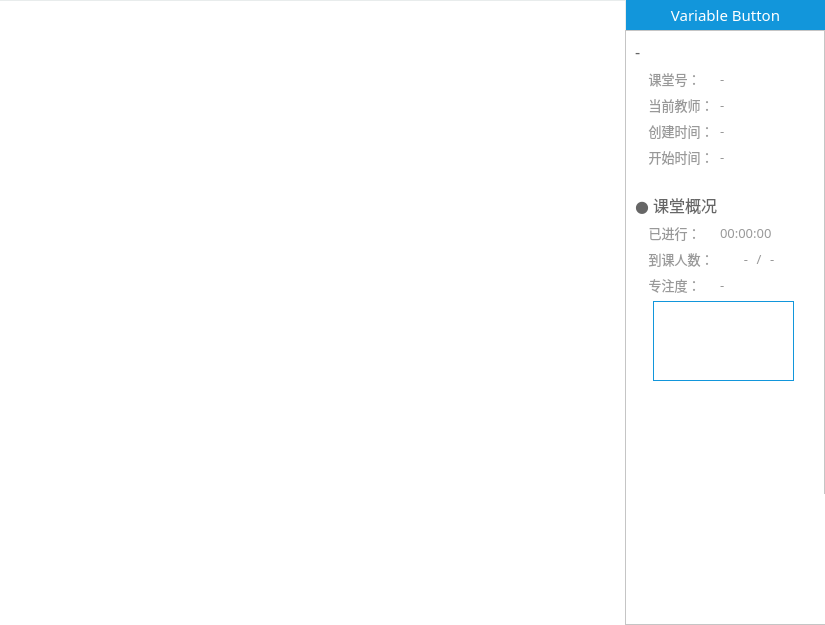
<?xml version="1.0" encoding="UTF-8"?>
<ui version="4.0">
 <class>OnlineClassroomWidget</class>
 <widget class="QWidget" name="OnlineClassroomWidget">
  <property name="geometry">
   <rect>
    <x>0</x>
    <y>0</y>
    <width>825</width>
    <height>625</height>
   </rect>
  </property>
  <property name="minimumSize">
   <size>
    <width>825</width>
    <height>625</height>
   </size>
  </property>
  <property name="windowTitle">
   <string>Form</string>
  </property>
  <property name="styleSheet">
   <string notr="true">QWidget#OnlineClassroomWidget {
	background: #ffffff;
}</string>
  </property>
  <layout class="QGridLayout" name="gridLayout">
   <property name="leftMargin">
    <number>0</number>
   </property>
   <property name="topMargin">
    <number>0</number>
   </property>
   <property name="rightMargin">
    <number>0</number>
   </property>
   <property name="bottomMargin">
    <number>0</number>
   </property>
   <property name="spacing">
    <number>0</number>
   </property>
   <item row="1" column="1">
    <widget class="QPushButton" name="begin_lesson_btn">
     <property name="minimumSize">
      <size>
       <width>200</width>
       <height>30</height>
      </size>
     </property>
     <property name="maximumSize">
      <size>
       <width>200</width>
       <height>30</height>
      </size>
     </property>
     <property name="font">
      <font>
       <family>微软雅黑</family>
       <pointsize>11</pointsize>
      </font>
     </property>
     <property name="cursor">
      <cursorShape>PointingHandCursor</cursorShape>
     </property>
     <property name="styleSheet">
      <string notr="true">QPushButton {
	color: #ffffff;
	border: none;
	border-left: 1px solid #E8ECEC;
	background-color: #1296db;
}

QPushButton:hover {
	background-color: #0E71A4;
}</string>
     </property>
     <property name="text">
      <string>Variable Button</string>
     </property>
     <property name="checkable">
      <bool>false</bool>
     </property>
    </widget>
   </item>
   <item row="2" column="1">
    <widget class="QFrame" name="frame">
     <property name="minimumSize">
      <size>
       <width>200</width>
       <height>325</height>
      </size>
     </property>
     <property name="maximumSize">
      <size>
       <width>200</width>
       <height>16777215</height>
      </size>
     </property>
     <property name="styleSheet">
      <string notr="true">QFrame {
	border-left: 1px solid #E8ECEC;
	background: #ffffff;
}

QScrollArea#scrollArea {
	border: none;
	background-color:transparent;
}

/*整体*/
QScrollBar:vertical {
    border: none;
    background-color: #F3F4F8;
    width: 5px;
}

QScrollBar:vertical:hover {
    border: none;
    background-color: rgb(220, 220, 220);
    width: 5px;
}


/*滚动条*/
QScrollBar::handle:vertical {
	border-radius: 2px;
    background: rgb(220, 220, 220);
    min-height: 20px;
}

/*滚动条：悬浮*/
QScrollBar::handle:vertical:hover {
	border-radius: 2px;
    background: rgb(200, 200, 200);
    min-height: 20px;
}

/*下箭头*/
QScrollBar::add-line:vertical {
    height: 0;
    subcontrol-position: bottom;
    subcontrol-origin: margin;
}

/*上箭头*/
QScrollBar::sub-line:vertical {
    height: 0px;
    subcontrol-position: top;
    subcontrol-origin: margin;
}</string>
     </property>
     <property name="frameShape">
      <enum>QFrame::StyledPanel</enum>
     </property>
     <property name="frameShadow">
      <enum>QFrame::Raised</enum>
     </property>
     <layout class="QGridLayout" name="gridLayout_7">
      <property name="leftMargin">
       <number>0</number>
      </property>
      <property name="topMargin">
       <number>0</number>
      </property>
      <property name="rightMargin">
       <number>0</number>
      </property>
      <property name="bottomMargin">
       <number>0</number>
      </property>
      <property name="spacing">
       <number>0</number>
      </property>
      <item row="2" column="5">
       <widget class="QFrame" name="camera_widget_frame">
        <property name="minimumSize">
         <size>
          <width>200</width>
          <height>130</height>
         </size>
        </property>
        <property name="maximumSize">
         <size>
          <width>130</width>
          <height>16777215</height>
         </size>
        </property>
        <property name="styleSheet">
         <string notr="true">border: none;</string>
        </property>
        <property name="frameShape">
         <enum>QFrame::StyledPanel</enum>
        </property>
        <property name="frameShadow">
         <enum>QFrame::Raised</enum>
        </property>
        <layout class="QGridLayout" name="gridLayout_18">
         <property name="leftMargin">
          <number>0</number>
         </property>
         <property name="topMargin">
          <number>0</number>
         </property>
         <property name="rightMargin">
          <number>0</number>
         </property>
         <property name="bottomMargin">
          <number>0</number>
         </property>
         <property name="spacing">
          <number>0</number>
         </property>
         <item row="0" column="0">
          <layout class="QGridLayout" name="camera_widget_layout"/>
         </item>
        </layout>
       </widget>
      </item>
      <item row="1" column="5">
       <widget class="QScrollArea" name="scrollArea">
        <property name="minimumSize">
         <size>
          <width>200</width>
          <height>0</height>
         </size>
        </property>
        <property name="maximumSize">
         <size>
          <width>200</width>
          <height>16777215</height>
         </size>
        </property>
        <property name="styleSheet">
         <string notr="true"/>
        </property>
        <property name="verticalScrollBarPolicy">
         <enum>Qt::ScrollBarAsNeeded</enum>
        </property>
        <property name="horizontalScrollBarPolicy">
         <enum>Qt::ScrollBarAlwaysOff</enum>
        </property>
        <property name="widgetResizable">
         <bool>true</bool>
        </property>
        <widget class="QWidget" name="scrollAreaWidgetContents">
         <property name="geometry">
          <rect>
           <x>0</x>
           <y>0</y>
           <width>198</width>
           <height>461</height>
          </rect>
         </property>
         <property name="minimumSize">
          <size>
           <width>198</width>
           <height>0</height>
          </size>
         </property>
         <property name="maximumSize">
          <size>
           <width>198</width>
           <height>16777215</height>
          </size>
         </property>
         <property name="styleSheet">
          <string notr="true">QWidget {
	border: none;
	background-color: #ffffff;
}</string>
         </property>
         <layout class="QGridLayout" name="gridLayout_8">
          <property name="leftMargin">
           <number>9</number>
          </property>
          <property name="topMargin">
           <number>9</number>
          </property>
          <item row="6" column="2" colspan="6">
           <widget class="QLabel" name="begin_time_text">
            <property name="font">
             <font>
              <family>微软雅黑</family>
              <pointsize>10</pointsize>
             </font>
            </property>
            <property name="styleSheet">
             <string notr="true">QLabel {
	border: none;
	background: none;
	color: #999999;
}</string>
            </property>
            <property name="text">
             <string>-</string>
            </property>
           </widget>
          </item>
          <item row="10" column="5" colspan="2">
           <widget class="QLabel" name="label_13">
            <property name="font">
             <font>
              <family>微软雅黑</family>
              <pointsize>10</pointsize>
             </font>
            </property>
            <property name="styleSheet">
             <string notr="true">QLabel {
	border: none;
	background: none;
	color: #999999;
}</string>
            </property>
            <property name="text">
             <string>-</string>
            </property>
            <property name="alignment">
             <set>Qt::AlignLeading|Qt::AlignLeft|Qt::AlignVCenter</set>
            </property>
           </widget>
          </item>
          <item row="4" column="0" colspan="2">
           <widget class="QLabel" name="label_19">
            <property name="font">
             <font>
              <family>微软雅黑</family>
              <pointsize>10</pointsize>
             </font>
            </property>
            <property name="styleSheet">
             <string notr="true">QLabel {
	border: none;
	background: none;
	color: #999999;
}</string>
            </property>
            <property name="text">
             <string>    创建时间：</string>
            </property>
            <property name="alignment">
             <set>Qt::AlignLeading|Qt::AlignLeft|Qt::AlignVCenter</set>
            </property>
           </widget>
          </item>
          <item row="1" column="2" colspan="6">
           <widget class="QLabel" name="lesson_id_text">
            <property name="font">
             <font>
              <family>微软雅黑</family>
              <pointsize>10</pointsize>
             </font>
            </property>
            <property name="styleSheet">
             <string notr="true">QLabel {
	border: none;
	background: none;
	color: #999999;
}</string>
            </property>
            <property name="text">
             <string>-</string>
            </property>
           </widget>
          </item>
          <item row="4" column="2" colspan="6">
           <widget class="QLabel" name="create_time_text">
            <property name="font">
             <font>
              <family>微软雅黑</family>
              <pointsize>10</pointsize>
             </font>
            </property>
            <property name="styleSheet">
             <string notr="true">QLabel {
	border: none;
	background: none;
	color: #999999;
}</string>
            </property>
            <property name="text">
             <string>-</string>
            </property>
           </widget>
          </item>
          <item row="11" column="2" colspan="6">
           <widget class="QLabel" name="concentration_text">
            <property name="font">
             <font>
              <family>微软雅黑</family>
              <pointsize>10</pointsize>
             </font>
            </property>
            <property name="styleSheet">
             <string notr="true">QLabel {
	border: none;
	background: none;
	color: #999999;
}</string>
            </property>
            <property name="text">
             <string>-</string>
            </property>
            <property name="alignment">
             <set>Qt::AlignLeading|Qt::AlignLeft|Qt::AlignVCenter</set>
            </property>
           </widget>
          </item>
          <item row="8" column="0" colspan="8">
           <widget class="QLabel" name="label_17">
            <property name="font">
             <font>
              <family>微软雅黑</family>
              <pointsize>12</pointsize>
             </font>
            </property>
            <property name="styleSheet">
             <string notr="true">QLabel {
	border: none;
	background: none;
	color: #666666;
}</string>
            </property>
            <property name="text">
             <string>● 课堂概况</string>
            </property>
           </widget>
          </item>
          <item row="7" column="0" colspan="8">
           <spacer name="verticalSpacer_6">
            <property name="orientation">
             <enum>Qt::Vertical</enum>
            </property>
            <property name="sizeType">
             <enum>QSizePolicy::Fixed</enum>
            </property>
            <property name="sizeHint" stdset="0">
             <size>
              <width>20</width>
              <height>20</height>
             </size>
            </property>
           </spacer>
          </item>
          <item row="10" column="2" colspan="2">
           <widget class="QLabel" name="label_12">
            <property name="font">
             <font>
              <family>微软雅黑</family>
              <pointsize>10</pointsize>
             </font>
            </property>
            <property name="styleSheet">
             <string notr="true">QLabel {
	border: none;
	background: none;
	color: #999999;
}</string>
            </property>
            <property name="text">
             <string>-</string>
            </property>
            <property name="alignment">
             <set>Qt::AlignRight|Qt::AlignTrailing|Qt::AlignVCenter</set>
            </property>
           </widget>
          </item>
          <item row="1" column="0" colspan="2">
           <widget class="QLabel" name="label_18">
            <property name="font">
             <font>
              <family>微软雅黑</family>
              <pointsize>10</pointsize>
             </font>
            </property>
            <property name="styleSheet">
             <string notr="true">QLabel {
	border: none;
	background: none;
	color: #999999;
}</string>
            </property>
            <property name="text">
             <string>    课堂号：</string>
            </property>
            <property name="alignment">
             <set>Qt::AlignLeading|Qt::AlignLeft|Qt::AlignVCenter</set>
            </property>
           </widget>
          </item>
          <item row="12" column="0" colspan="8">
           <widget class="QWidget" name="widget_content" native="true">
            <property name="minimumSize">
             <size>
              <width>0</width>
              <height>80</height>
             </size>
            </property>
            <property name="maximumSize">
             <size>
              <width>16777215</width>
              <height>120</height>
             </size>
            </property>
            <property name="styleSheet">
             <string notr="true"/>
            </property>
            <widget class="QtCharts::QChartView" name="concentration_area_chart_min_widget" native="true">
             <property name="geometry">
              <rect>
               <x>18</x>
               <y>0</y>
               <width>141</width>
               <height>80</height>
              </rect>
             </property>
             <property name="styleSheet">
              <string notr="true">border: 1px solid #1296db;</string>
             </property>
            </widget>
           </widget>
          </item>
          <item row="2" column="0" colspan="2">
           <widget class="QLabel" name="label_32">
            <property name="font">
             <font>
              <family>微软雅黑</family>
              <pointsize>10</pointsize>
             </font>
            </property>
            <property name="styleSheet">
             <string notr="true">QLabel {
	border: none;
	background: none;
	color: #999999;
}</string>
            </property>
            <property name="text">
             <string>    当前教师：</string>
            </property>
            <property name="alignment">
             <set>Qt::AlignLeading|Qt::AlignLeft|Qt::AlignVCenter</set>
            </property>
           </widget>
          </item>
          <item row="9" column="0" colspan="2">
           <widget class="QLabel" name="label_4">
            <property name="font">
             <font>
              <family>微软雅黑</family>
              <pointsize>10</pointsize>
             </font>
            </property>
            <property name="styleSheet">
             <string notr="true">QLabel {
	border: none;
	background: none;
	color: #999999;
}</string>
            </property>
            <property name="text">
             <string>    已进行：</string>
            </property>
           </widget>
          </item>
          <item row="11" column="0" colspan="2">
           <widget class="QLabel" name="label_15">
            <property name="font">
             <font>
              <family>微软雅黑</family>
              <pointsize>10</pointsize>
             </font>
            </property>
            <property name="styleSheet">
             <string notr="true">QLabel {
	border: none;
	background: none;
	color: #999999;
}</string>
            </property>
            <property name="text">
             <string>    专注度：</string>
            </property>
           </widget>
          </item>
          <item row="6" column="0" colspan="2">
           <widget class="QLabel" name="label_31">
            <property name="font">
             <font>
              <family>微软雅黑</family>
              <pointsize>10</pointsize>
             </font>
            </property>
            <property name="styleSheet">
             <string notr="true">QLabel {
	border: none;
	background: none;
	color: #999999;
}</string>
            </property>
            <property name="text">
             <string>    开始时间：</string>
            </property>
            <property name="alignment">
             <set>Qt::AlignLeading|Qt::AlignLeft|Qt::AlignVCenter</set>
            </property>
           </widget>
          </item>
          <item row="2" column="2" colspan="6">
           <widget class="QLabel" name="teacher_name_text">
            <property name="font">
             <font>
              <family>微软雅黑</family>
              <pointsize>10</pointsize>
             </font>
            </property>
            <property name="styleSheet">
             <string notr="true">QLabel {
	border: none;
	background: none;
	color: #999999;
}</string>
            </property>
            <property name="text">
             <string>-</string>
            </property>
           </widget>
          </item>
          <item row="10" column="4">
           <widget class="QLabel" name="label_14">
            <property name="font">
             <font>
              <family>微软雅黑</family>
              <pointsize>10</pointsize>
             </font>
            </property>
            <property name="styleSheet">
             <string notr="true">QLabel {
	border: none;
	background: none;
	color: #999999;
}</string>
            </property>
            <property name="text">
             <string>/</string>
            </property>
            <property name="alignment">
             <set>Qt::AlignCenter</set>
            </property>
           </widget>
          </item>
          <item row="10" column="0" colspan="2">
           <widget class="QLabel" name="label_11">
            <property name="font">
             <font>
              <family>微软雅黑</family>
              <pointsize>10</pointsize>
             </font>
            </property>
            <property name="styleSheet">
             <string notr="true">QLabel {
	border: none;
	background: none;
	color: #999999;
}</string>
            </property>
            <property name="text">
             <string>    到课人数：</string>
            </property>
           </widget>
          </item>
          <item row="9" column="2" colspan="6">
           <widget class="QLabel" name="last_time_text">
            <property name="font">
             <font>
              <family>微软雅黑</family>
              <pointsize>10</pointsize>
             </font>
            </property>
            <property name="styleSheet">
             <string notr="true">QLabel {
	border: none;
	background: none;
	color: #999999;
}</string>
            </property>
            <property name="text">
             <string>00:00:00</string>
            </property>
            <property name="alignment">
             <set>Qt::AlignLeading|Qt::AlignLeft|Qt::AlignVCenter</set>
            </property>
           </widget>
          </item>
          <item row="0" column="0" colspan="8">
           <widget class="QLabel" name="room_name_text">
            <property name="font">
             <font>
              <family>微软雅黑</family>
              <pointsize>12</pointsize>
             </font>
            </property>
            <property name="styleSheet">
             <string notr="true">QLabel {
	border: none;
	background: none;
	color: #666666;
}</string>
            </property>
            <property name="text">
             <string>-</string>
            </property>
           </widget>
          </item>
          <item row="14" column="0" colspan="8">
           <spacer name="verticalSpacer_5">
            <property name="orientation">
             <enum>Qt::Vertical</enum>
            </property>
            <property name="sizeHint" stdset="0">
             <size>
              <width>171</width>
              <height>548</height>
             </size>
            </property>
           </spacer>
          </item>
         </layout>
        </widget>
       </widget>
      </item>
     </layout>
    </widget>
   </item>
   <item row="1" column="0" rowspan="2">
    <widget class="QTabWidget" name="function_tabWidget">
     <property name="font">
      <font>
       <family>微软雅黑</family>
       <pointsize>10</pointsize>
      </font>
     </property>
     <property name="styleSheet">
      <string notr="true">QTabBar::tab {
	padding-top: 0px;
	color: #999999;
	height: 30px;
	width: 70px;
	border: none;
	background: none;
}

QTabWidget {
	background: #ffffff;
}

QTabBar::tab:hover {
	background-color: #E6E6E6;
}

QTabBar::tab:selected {
	color: #1296db;
}

QTabWidget#function_tabWidget::pane {
	border-top: 1px solid #E8ECEC;
}

QTabWidget#function_tabWidget::tab-bar {
	alignment:left;
}</string>
     </property>
     <property name="currentIndex">
      <number>-1</number>
     </property>
    </widget>
   </item>
   <item row="0" column="0" colspan="2">
    <layout class="QGridLayout" name="online_classroom_function_btn_widget_layout">
     <property name="spacing">
      <number>0</number>
     </property>
    </layout>
   </item>
  </layout>
 </widget>
 <customwidgets>
  <customwidget>
   <class>QtCharts::QChartView</class>
   <extends>QWidget</extends>
   <header>qchartview.h</header>
   <container>1</container>
  </customwidget>
 </customwidgets>
 <resources>
  <include location="../../Status.qrc"/>
 </resources>
 <connections/>
</ui>
